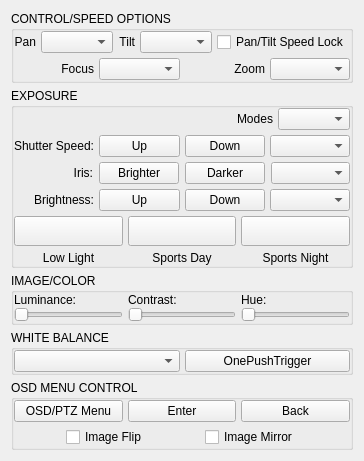
     <widget class="QWidget" name="rightPanel" native="true">
      <layout class="QHBoxLayout" name="horizontalLayout_11">
       <item>
        <layout class="QVBoxLayout" name="verticalLayout_4">
         <property name="spacing">
          <number>5</number>
         </property>
         <property name="leftMargin">
          <number>0</number>
         </property>
         <property name="topMargin">
          <number>0</number>
         </property>
         <property name="rightMargin">
          <number>0</number>
         </property>
         <property name="bottomMargin">
          <number>0</number>
         </property>
         <item>
          <widget class="QGroupBox" name="optionsGroup">
           <property name="title">
            <string>CONTROL/SPEED OPTIONS</string>
           </property>
           <layout class="QVBoxLayout" name="verticalLayout_16">
            <property name="spacing">
             <number>5</number>
            </property>
            <property name="leftMargin">
             <number>0</number>
            </property>
            <property name="topMargin">
             <number>0</number>
            </property>
            <property name="rightMargin">
             <number>0</number>
            </property>
            <property name="bottomMargin">
             <number>0</number>
            </property>
            <item>
             <layout class="QHBoxLayout" name="horizontalLayout_3">
              <property name="spacing">
               <number>5</number>
              </property>
              <property name="leftMargin">
               <number>0</number>
              </property>
              <property name="topMargin">
               <number>0</number>
              </property>
              <property name="rightMargin">
               <number>0</number>
              </property>
              <property name="bottomMargin">
               <number>0</number>
              </property>
              <item>
               <widget class="QLabel" name="label">
                <property name="text">
                 <string>Pan</string>
                </property>
                <property name="alignment">
                 <set>Qt::AlignRight|Qt::AlignTrailing|Qt::AlignVCenter</set>
                </property>
               </widget>
              </item>
              <item>
               <widget class="QComboBox" name="panSpeed">
                <property name="focusPolicy">
                 <enum>Qt::NoFocus</enum>
                </property>
               </widget>
              </item>
              <item>
               <widget class="QLabel" name="label_3">
                <property name="text">
                 <string>Tilt</string>
                </property>
                <property name="alignment">
                 <set>Qt::AlignRight|Qt::AlignTrailing|Qt::AlignVCenter</set>
                </property>
               </widget>
              </item>
              <item>
               <widget class="QComboBox" name="tiltSpeed">
                <property name="focusPolicy">
                 <enum>Qt::NoFocus</enum>
                </property>
               </widget>
              </item>
              <item>
               <widget class="QCheckBox" name="panTiltLock">
                <property name="text">
                 <string>Pan/Tilt Speed Lock</string>
                </property>
               </widget>
              </item>
             </layout>
            </item>
            <item>
             <layout class="QHBoxLayout" name="horizontalLayout_5">
              <property name="spacing">
               <number>5</number>
              </property>
              <property name="leftMargin">
               <number>0</number>
              </property>
              <property name="topMargin">
               <number>0</number>
              </property>
              <property name="rightMargin">
               <number>0</number>
              </property>
              <property name="bottomMargin">
               <number>0</number>
              </property>
              <item>
               <widget class="QLabel" name="label_4">
                <property name="text">
                 <string>Focus</string>
                </property>
                <property name="alignment">
                 <set>Qt::AlignRight|Qt::AlignTrailing|Qt::AlignVCenter</set>
                </property>
               </widget>
              </item>
              <item>
               <widget class="QComboBox" name="focusSpeed">
                <property name="focusPolicy">
                 <enum>Qt::NoFocus</enum>
                </property>
               </widget>
              </item>
              <item>
               <widget class="QLabel" name="label_2">
                <property name="text">
                 <string>Zoom</string>
                </property>
                <property name="alignment">
                 <set>Qt::AlignRight|Qt::AlignTrailing|Qt::AlignVCenter</set>
                </property>
               </widget>
              </item>
              <item>
               <widget class="QComboBox" name="zoomSpeed">
                <property name="focusPolicy">
                 <enum>Qt::NoFocus</enum>
                </property>
               </widget>
              </item>
             </layout>
            </item>
           </layout>
          </widget>
         </item>
         <item>
          <widget class="QGroupBox" name="exposureGroup">
           <property name="title">
            <string>EXPOSURE</string>
           </property>
           <layout class="QVBoxLayout" name="verticalLayout_17">
            <property name="spacing">
             <number>5</number>
            </property>
            <property name="leftMargin">
             <number>0</number>
            </property>
            <property name="topMargin">
             <number>0</number>
            </property>
            <property name="rightMargin">
             <number>0</number>
            </property>
            <property name="bottomMargin">
             <number>0</number>
            </property>
            <item>
             <layout class="QHBoxLayout" name="horizontalLayout_17">
              <property name="spacing">
               <number>5</number>
              </property>
              <property name="leftMargin">
               <number>0</number>
              </property>
              <property name="topMargin">
               <number>0</number>
              </property>
              <property name="rightMargin">
               <number>0</number>
              </property>
              <property name="bottomMargin">
               <number>0</number>
              </property>
              <item>
               <spacer name="horizontalSpacer_41">
                <property name="orientation">
                 <enum>Qt::Horizontal</enum>
                </property>
                <property name="sizeHint" stdset="0">
                 <size>
                  <width>40</width>
                  <height>20</height>
                 </size>
                </property>
               </spacer>
              </item>
              <item>
               <widget class="QLabel" name="label_9">
                <property name="text">
                 <string>Modes</string>
                </property>
                <property name="alignment">
                 <set>Qt::AlignLeading|Qt::AlignLeft|Qt::AlignVCenter</set>
                </property>
               </widget>
              </item>
              <item>
               <widget class="QComboBox" name="aeModeSelect"/>
              </item>
             </layout>
            </item>
            <item>
             <layout class="QHBoxLayout" name="horizontalLayout_16">
              <property name="spacing">
               <number>5</number>
              </property>
              <property name="leftMargin">
               <number>0</number>
              </property>
              <property name="topMargin">
               <number>0</number>
              </property>
              <property name="rightMargin">
               <number>0</number>
              </property>
              <property name="bottomMargin">
               <number>0</number>
              </property>
              <item>
               <widget class="QLabel" name="label_11">
                <property name="text">
                 <string>Shutter Speed:</string>
                </property>
                <property name="alignment">
                 <set>Qt::AlignRight|Qt::AlignTrailing|Qt::AlignVCenter</set>
                </property>
               </widget>
              </item>
              <item>
               <widget class="QPushButton" name="shutterUp">
                <property name="text">
                 <string>Up</string>
                </property>
               </widget>
              </item>
              <item>
               <widget class="QPushButton" name="shutterDown">
                <property name="text">
                 <string>Down</string>
                </property>
               </widget>
              </item>
              <item>
               <widget class="QComboBox" name="shutterCombo"/>
              </item>
             </layout>
            </item>
            <item>
             <layout class="QHBoxLayout" name="horizontalLayout_15">
              <property name="spacing">
               <number>6</number>
              </property>
              <property name="leftMargin">
               <number>0</number>
              </property>
              <property name="topMargin">
               <number>0</number>
              </property>
              <property name="rightMargin">
               <number>0</number>
              </property>
              <property name="bottomMargin">
               <number>0</number>
              </property>
              <item>
               <widget class="QLabel" name="label_10">
                <property name="text">
                 <string>Iris:</string>
                </property>
                <property name="alignment">
                 <set>Qt::AlignRight|Qt::AlignTrailing|Qt::AlignVCenter</set>
                </property>
               </widget>
              </item>
              <item>
               <widget class="QPushButton" name="irisUp">
                <property name="focusPolicy">
                 <enum>Qt::NoFocus</enum>
                </property>
                <property name="text">
                 <string>Brighter</string>
                </property>
               </widget>
              </item>
              <item>
               <widget class="QPushButton" name="irisDown">
                <property name="focusPolicy">
                 <enum>Qt::NoFocus</enum>
                </property>
                <property name="text">
                 <string>Darker</string>
                </property>
               </widget>
              </item>
              <item>
               <widget class="QComboBox" name="irisCombo"/>
              </item>
             </layout>
            </item>
            <item>
             <layout class="QHBoxLayout" name="horizontalLayout_20">
              <property name="spacing">
               <number>5</number>
              </property>
              <property name="leftMargin">
               <number>0</number>
              </property>
              <property name="topMargin">
               <number>0</number>
              </property>
              <property name="rightMargin">
               <number>0</number>
              </property>
              <property name="bottomMargin">
               <number>0</number>
              </property>
              <item>
               <widget class="QLabel" name="label_12">
                <property name="text">
                 <string>Brightness:</string>
                </property>
                <property name="alignment">
                 <set>Qt::AlignRight|Qt::AlignTrailing|Qt::AlignVCenter</set>
                </property>
               </widget>
              </item>
              <item>
               <widget class="QPushButton" name="brightUp">
                <property name="text">
                 <string>Up</string>
                </property>
               </widget>
              </item>
              <item>
               <widget class="QPushButton" name="brightDown">
                <property name="text">
                 <string>Down</string>
                </property>
               </widget>
              </item>
              <item>
               <widget class="QComboBox" name="brightCombo"/>
              </item>
             </layout>
            </item>
            <item>
             <layout class="QHBoxLayout" name="horizontalLayout_7">
              <item>
               <layout class="QVBoxLayout" name="verticalLayout_7">
                <item>
                 <widget class="QPushButton" name="lowLightBtn">
                  <property name="minimumSize">
                   <size>
                    <width>0</width>
                    <height>30</height>
                   </size>
                  </property>
                  <property name="maximumSize">
                   <size>
                    <width>16777215</width>
                    <height>30</height>
                   </size>
                  </property>
                  <property name="styleSheet">
                   <string notr="true">QPushButton{
	width : 60px;
	height : 30px;
	background :  url(':/ptzoptics-assets/img/lowlight.png') center bottom no-repeat;
}
QPushButton:hover{
	width : 60px;
	height : 30px;
	background :  url(':/ptzoptics-assets/img/lowlight.png') center center no-repeat;
}
QPushButton:pressed{
	width : 60px;
	height : 30px;
	background :  url(':/ptzoptics-assets/img/lowlight.png') center top no-repeat;
}</string>
                  </property>
                  <property name="text">
                   <string/>
                  </property>
                 </widget>
                </item>
                <item>
                 <widget class="QLabel" name="label_6">
                  <property name="text">
                   <string>Low Light</string>
                  </property>
                  <property name="alignment">
                   <set>Qt::AlignCenter</set>
                  </property>
                 </widget>
                </item>
               </layout>
              </item>
              <item>
               <layout class="QVBoxLayout" name="verticalLayout_9">
                <item>
                 <widget class="QPushButton" name="sportsDayBtn">
                  <property name="minimumSize">
                   <size>
                    <width>0</width>
                    <height>30</height>
                   </size>
                  </property>
                  <property name="maximumSize">
                   <size>
                    <width>16777215</width>
                    <height>30</height>
                   </size>
                  </property>
                  <property name="styleSheet">
                   <string notr="true">QPushButton{
	width : 60px;
	height : 30px;
	background :  url(':/ptzoptics-assets/img/sports1.png') center bottom no-repeat;
}
QPushButton:hover{
	width : 60px;
	height : 30px;
	background :  url(':/ptzoptics-assets/img/sports1.png') center center no-repeat;
}
QPushButton:pressed{
	width : 60px;
	height : 30px;
	background :  url(':/ptzoptics-assets/img/sports1.png') center top no-repeat;
}</string>
                  </property>
                  <property name="text">
                   <string/>
                  </property>
                 </widget>
                </item>
                <item>
                 <widget class="QLabel" name="label_7">
                  <property name="text">
                   <string>Sports Day</string>
                  </property>
                  <property name="alignment">
                   <set>Qt::AlignCenter</set>
                  </property>
                 </widget>
                </item>
               </layout>
              </item>
              <item>
               <layout class="QVBoxLayout" name="verticalLayout_20">
                <item>
                 <widget class="QPushButton" name="sportsNightBtn">
                  <property name="minimumSize">
                   <size>
                    <width>0</width>
                    <height>30</height>
                   </size>
                  </property>
                  <property name="maximumSize">
                   <size>
                    <width>16777215</width>
                    <height>30</height>
                   </size>
                  </property>
                  <property name="styleSheet">
                   <string notr="true">QPushButton{
	width : 60px;
	height : 30px;
	background :  url(':/ptzoptics-assets/img/sports2.png') center bottom no-repeat;
}
QPushButton:hover{
	width : 60px;
	height : 30px;
	background :  url(':/ptzoptics-assets/img/sports2.png') center center no-repeat;
}
QPushButton:pressed{
	width : 60px;
	height : 30px;
	background :  url(':/ptzoptics-assets/img/sports2.png') center top no-repeat;
}</string>
                  </property>
                  <property name="text">
                   <string/>
                  </property>
                 </widget>
                </item>
                <item>
                 <widget class="QLabel" name="label_8">
                  <property name="text">
                   <string>Sports Night</string>
                  </property>
                  <property name="alignment">
                   <set>Qt::AlignCenter</set>
                  </property>
                 </widget>
                </item>
               </layout>
              </item>
             </layout>
            </item>
           </layout>
          </widget>
         </item>
         <item>
          <widget class="QGroupBox" name="imageGroup">
           <property name="title">
            <string>IMAGE/COLOR</string>
           </property>
           <layout class="QVBoxLayout" name="verticalLayout_18">
            <property name="spacing">
             <number>5</number>
            </property>
            <property name="leftMargin">
             <number>0</number>
            </property>
            <property name="topMargin">
             <number>0</number>
            </property>
            <property name="rightMargin">
             <number>0</number>
            </property>
            <property name="bottomMargin">
             <number>0</number>
            </property>
            <item>
             <layout class="QHBoxLayout" name="horizontalLayout_24">
              <property name="spacing">
               <number>5</number>
              </property>
              <property name="leftMargin">
               <number>0</number>
              </property>
              <property name="topMargin">
               <number>0</number>
              </property>
              <property name="rightMargin">
               <number>0</number>
              </property>
              <property name="bottomMargin">
               <number>0</number>
              </property>
              <item>
               <layout class="QVBoxLayout" name="verticalLayout_12">
                <property name="spacing">
                 <number>0</number>
                </property>
                <property name="leftMargin">
                 <number>0</number>
                </property>
                <property name="topMargin">
                 <number>0</number>
                </property>
                <property name="rightMargin">
                 <number>0</number>
                </property>
                <property name="bottomMargin">
                 <number>0</number>
                </property>
                <item>
                 <widget class="QLabel" name="label_14">
                  <property name="text">
                   <string>Luminance:</string>
                  </property>
                 </widget>
                </item>
                <item>
                 <widget class="QSlider" name="luminanceSlider">
                  <property name="styleSheet">
                   <string notr="true"/>
                  </property>
                  <property name="maximum">
                   <number>14</number>
                  </property>
                  <property name="pageStep">
                   <number>3</number>
                  </property>
                  <property name="orientation">
                   <enum>Qt::Horizontal</enum>
                  </property>
                 </widget>
                </item>
               </layout>
              </item>
              <item>
               <layout class="QVBoxLayout" name="verticalLayout_13">
                <property name="spacing">
                 <number>0</number>
                </property>
                <property name="leftMargin">
                 <number>0</number>
                </property>
                <property name="topMargin">
                 <number>0</number>
                </property>
                <property name="rightMargin">
                 <number>0</number>
                </property>
                <property name="bottomMargin">
                 <number>0</number>
                </property>
                <item>
                 <widget class="QLabel" name="label_15">
                  <property name="text">
                   <string>Contrast:</string>
                  </property>
                 </widget>
                </item>
                <item>
                 <widget class="QSlider" name="contrastSlider">
                  <property name="maximum">
                   <number>14</number>
                  </property>
                  <property name="pageStep">
                   <number>3</number>
                  </property>
                  <property name="orientation">
                   <enum>Qt::Horizontal</enum>
                  </property>
                 </widget>
                </item>
               </layout>
              </item>
              <item>
               <layout class="QVBoxLayout" name="verticalLayout_11">
                <property name="spacing">
                 <number>0</number>
                </property>
                <property name="leftMargin">
                 <number>0</number>
                </property>
                <property name="topMargin">
                 <number>0</number>
                </property>
                <property name="rightMargin">
                 <number>0</number>
                </property>
                <property name="bottomMargin">
                 <number>0</number>
                </property>
                <item>
                 <widget class="QLabel" name="label_16">
                  <property name="text">
                   <string>Hue:</string>
                  </property>
                 </widget>
                </item>
                <item>
                 <widget class="QSlider" name="hueSlider">
                  <property name="maximum">
                   <number>14</number>
                  </property>
                  <property name="pageStep">
                   <number>3</number>
                  </property>
                  <property name="orientation">
                   <enum>Qt::Horizontal</enum>
                  </property>
                 </widget>
                </item>
               </layout>
              </item>
             </layout>
            </item>
           </layout>
          </widget>
         </item>
         <item>
          <widget class="QGroupBox" name="colorGroup">
           <property name="title">
            <string>WHITE BALANCE</string>
           </property>
           <layout class="QVBoxLayout" name="verticalLayout_19">
            <property name="spacing">
             <number>5</number>
            </property>
            <property name="leftMargin">
             <number>0</number>
            </property>
            <property name="topMargin">
             <number>0</number>
            </property>
            <property name="rightMargin">
             <number>0</number>
            </property>
            <property name="bottomMargin">
             <number>0</number>
            </property>
            <item>
             <layout class="QHBoxLayout" name="horizontalLayout_6">
              <item>
               <widget class="QComboBox" name="wbCombo"/>
              </item>
              <item>
               <widget class="QPushButton" name="onePushTriggerBtn">
                <property name="text">
                 <string>OnePushTrigger</string>
                </property>
               </widget>
              </item>
             </layout>
            </item>
           </layout>
          </widget>
         </item>
         <item>
          <widget class="QGroupBox" name="osdGroup">
           <property name="title">
            <string>OSD MENU CONTROL</string>
           </property>
           <layout class="QVBoxLayout" name="verticalLayout_21">
            <property name="spacing">
             <number>5</number>
            </property>
            <property name="leftMargin">
             <number>0</number>
            </property>
            <property name="topMargin">
             <number>0</number>
            </property>
            <property name="rightMargin">
             <number>0</number>
            </property>
            <property name="bottomMargin">
             <number>0</number>
            </property>
            <item>
             <layout class="QHBoxLayout" name="horizontalLayout_10">
              <property name="spacing">
               <number>5</number>
              </property>
              <property name="leftMargin">
               <number>0</number>
              </property>
              <property name="topMargin">
               <number>0</number>
              </property>
              <property name="rightMargin">
               <number>0</number>
              </property>
              <property name="bottomMargin">
               <number>0</number>
              </property>
              <item>
               <widget class="QPushButton" name="osdMenuBtn">
                <property name="styleSheet">
                 <string notr="true"/>
                </property>
                <property name="text">
                 <string>OSD/PTZ Menu</string>
                </property>
               </widget>
              </item>
              <item>
               <widget class="QPushButton" name="osdEnterBtn">
                <property name="text">
                 <string>Enter</string>
                </property>
               </widget>
              </item>
              <item>
               <widget class="QPushButton" name="osdBackBtn">
                <property name="text">
                 <string>Back</string>
                </property>
               </widget>
              </item>
             </layout>
            </item>
            <item>
             <layout class="QHBoxLayout" name="horizontalLayout_25">
              <property name="leftMargin">
               <number>0</number>
              </property>
              <property name="topMargin">
               <number>0</number>
              </property>
              <property name="rightMargin">
               <number>0</number>
              </property>
              <property name="bottomMargin">
               <number>0</number>
              </property>
              <item>
               <spacer name="horizontalSpacer_2">
                <property name="orientation">
                 <enum>Qt::Horizontal</enum>
                </property>
                <property name="sizeHint" stdset="0">
                 <size>
                  <width>40</width>
                  <height>20</height>
                 </size>
                </property>
               </spacer>
              </item>
              <item>
               <widget class="QCheckBox" name="imgFlipBtn">
                <property name="text">
                 <string>Image Flip</string>
                </property>
               </widget>
              </item>
              <item>
               <spacer name="horizontalSpacer_4">
                <property name="orientation">
                 <enum>Qt::Horizontal</enum>
                </property>
                <property name="sizeHint" stdset="0">
                 <size>
                  <width>40</width>
                  <height>20</height>
                 </size>
                </property>
               </spacer>
              </item>
              <item>
               <widget class="QCheckBox" name="imgMirrorBtn">
                <property name="text">
                 <string>Image Mirror</string>
                </property>
               </widget>
              </item>
              <item>
               <spacer name="horizontalSpacer_5">
                <property name="orientation">
                 <enum>Qt::Horizontal</enum>
                </property>
                <property name="sizeHint" stdset="0">
                 <size>
                  <width>40</width>
                  <height>20</height>
                 </size>
                </property>
               </spacer>
              </item>
             </layout>
            </item>
           </layout>
          </widget>
         </item>
        </layout>
       </item>
      </layout>
     </widget>
